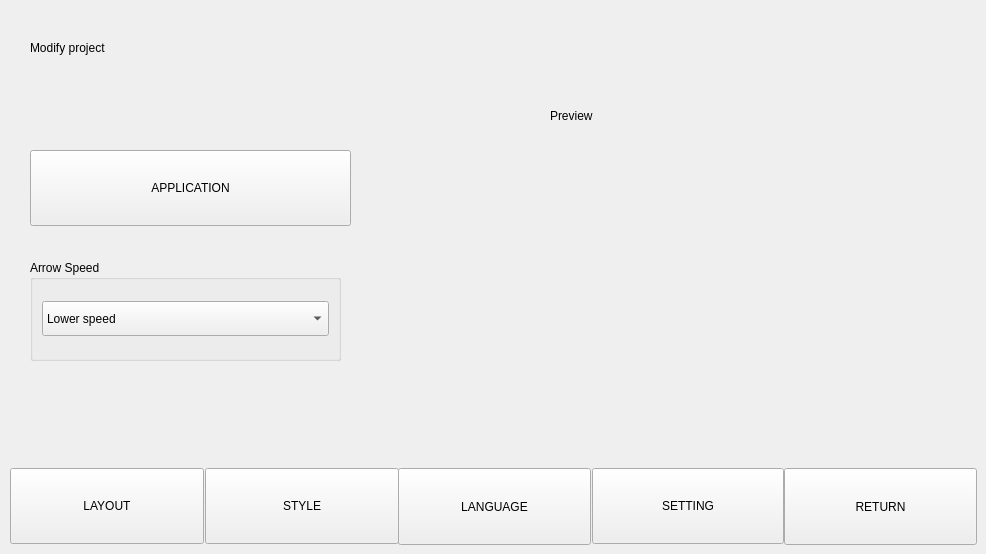
     <widget class="QWidget" name="page3_modify">
      <widget class="QLabel" name="label_3_title">
       <property name="geometry">
        <rect>
         <x>30</x>
         <y>10</y>
         <width>731</width>
         <height>76</height>
        </rect>
       </property>
       <property name="text">
        <string>Modify project</string>
       </property>
      </widget>
      <widget class="QPushButton" name="btn_style">
       <property name="geometry">
        <rect>
         <x>205</x>
         <y>468</y>
         <width>194</width>
         <height>76</height>
        </rect>
       </property>
       <property name="sizePolicy">
        <sizepolicy hsizetype="Minimum" vsizetype="Expanding">
         <horstretch>0</horstretch>
         <verstretch>0</verstretch>
        </sizepolicy>
       </property>
       <property name="text">
        <string>STYLE</string>
       </property>
      </widget>
      <widget class="QPushButton" name="btn_setting">
       <property name="geometry">
        <rect>
         <x>592</x>
         <y>468</y>
         <width>192</width>
         <height>76</height>
        </rect>
       </property>
       <property name="sizePolicy">
        <sizepolicy hsizetype="Minimum" vsizetype="Expanding">
         <horstretch>0</horstretch>
         <verstretch>0</verstretch>
        </sizepolicy>
       </property>
       <property name="text">
        <string>SETTING</string>
       </property>
      </widget>
      <widget class="QPushButton" name="btn_3_return">
       <property name="geometry">
        <rect>
         <x>784</x>
         <y>468</y>
         <width>193</width>
         <height>77</height>
        </rect>
       </property>
       <property name="sizePolicy">
        <sizepolicy hsizetype="Minimum" vsizetype="Expanding">
         <horstretch>0</horstretch>
         <verstretch>0</verstretch>
        </sizepolicy>
       </property>
       <property name="text">
        <string>RETURN</string>
       </property>
      </widget>
      <widget class="QPushButton" name="btn_language">
       <property name="geometry">
        <rect>
         <x>398</x>
         <y>468</y>
         <width>193</width>
         <height>77</height>
        </rect>
       </property>
       <property name="sizePolicy">
        <sizepolicy hsizetype="Minimum" vsizetype="Expanding">
         <horstretch>0</horstretch>
         <verstretch>0</verstretch>
        </sizepolicy>
       </property>
       <property name="text">
        <string>LANGUAGE</string>
       </property>
      </widget>
      <widget class="QPushButton" name="btn_layout">
       <property name="geometry">
        <rect>
         <x>10</x>
         <y>468</y>
         <width>194</width>
         <height>76</height>
        </rect>
       </property>
       <property name="sizePolicy">
        <sizepolicy hsizetype="Minimum" vsizetype="Expanding">
         <horstretch>0</horstretch>
         <verstretch>0</verstretch>
        </sizepolicy>
       </property>
       <property name="text">
        <string>LAYOUT</string>
       </property>
      </widget>
      <widget class="QLabel" name="label_3_preview">
       <property name="geometry">
        <rect>
         <x>550</x>
         <y>90</y>
         <width>300</width>
         <height>51</height>
        </rect>
       </property>
       <property name="text">
        <string>Preview</string>
       </property>
      </widget>
      <widget class="QLabel" name="img_3_preview">
       <property name="geometry">
        <rect>
         <x>370</x>
         <y>150</y>
         <width>480</width>
         <height>272</height>
        </rect>
       </property>
       <property name="minimumSize">
        <size>
         <width>480</width>
         <height>272</height>
        </size>
       </property>
       <property name="maximumSize">
        <size>
         <width>480</width>
         <height>272</height>
        </size>
       </property>
       <property name="text">
        <string/>
       </property>
      </widget>
      <widget class="QPushButton" name="btn_explorer">
       <property name="geometry">
        <rect>
         <x>-200</x>
         <y>380</y>
         <width>191</width>
         <height>78</height>
        </rect>
       </property>
       <property name="sizePolicy">
        <sizepolicy hsizetype="Minimum" vsizetype="Expanding">
         <horstretch>0</horstretch>
         <verstretch>0</verstretch>
        </sizepolicy>
       </property>
       <property name="minimumSize">
        <size>
         <width>0</width>
         <height>0</height>
        </size>
       </property>
       <property name="maximumSize">
        <size>
         <width>20000</width>
         <height>20000</height>
        </size>
       </property>
       <property name="text">
        <string>EXPLORER</string>
       </property>
      </widget>
      <widget class="QStackedWidget" name="stacked_arrowspeed">
       <property name="geometry">
        <rect>
         <x>30</x>
         <y>250</y>
         <width>321</width>
         <height>131</height>
        </rect>
       </property>
       <widget class="QWidget" name="page31_saf">
        <widget class="QGroupBox" name="groupBox">
         <property name="geometry">
          <rect>
           <x>0</x>
           <y>10</y>
           <width>311</width>
           <height>101</height>
          </rect>
         </property>
         <property name="title">
          <string>Arrow Speed</string>
         </property>
         <property name="flat">
          <bool>true</bool>
         </property>
         <layout class="QHBoxLayout" name="horizontalLayout">
          <property name="spacing">
           <number>9</number>
          </property>
          <property name="leftMargin">
           <number>9</number>
          </property>
          <property name="topMargin">
           <number>9</number>
          </property>
          <property name="rightMargin">
           <number>9</number>
          </property>
          <property name="bottomMargin">
           <number>9</number>
          </property>
          <item>
           <widget class="QComboBox" name="combo_arrowspeed">
            <property name="minimumSize">
             <size>
              <width>0</width>
              <height>35</height>
             </size>
            </property>
            <property name="maximumSize">
             <size>
              <width>16777215</width>
              <height>35</height>
             </size>
            </property>
            <item>
             <property name="text">
              <string>Lower speed</string>
             </property>
            </item>
            <item>
             <property name="text">
              <string>Normal speed</string>
             </property>
            </item>
            <item>
             <property name="text">
              <string>Faster speed</string>
             </property>
            </item>
            <item>
             <property name="text">
              <string>Highest speed</string>
             </property>
            </item>
           </widget>
          </item>
         </layout>
        </widget>
       </widget>
       <widget class="QWidget" name="page31_com"/>
      </widget>
      <widget class="QPushButton" name="btn_application">
       <property name="geometry">
        <rect>
         <x>30</x>
         <y>150</y>
         <width>321</width>
         <height>76</height>
        </rect>
       </property>
       <property name="sizePolicy">
        <sizepolicy hsizetype="Minimum" vsizetype="Expanding">
         <horstretch>0</horstretch>
         <verstretch>0</verstretch>
        </sizepolicy>
       </property>
       <property name="text">
        <string>APPLICATION</string>
       </property>
      </widget>
     </widget>
